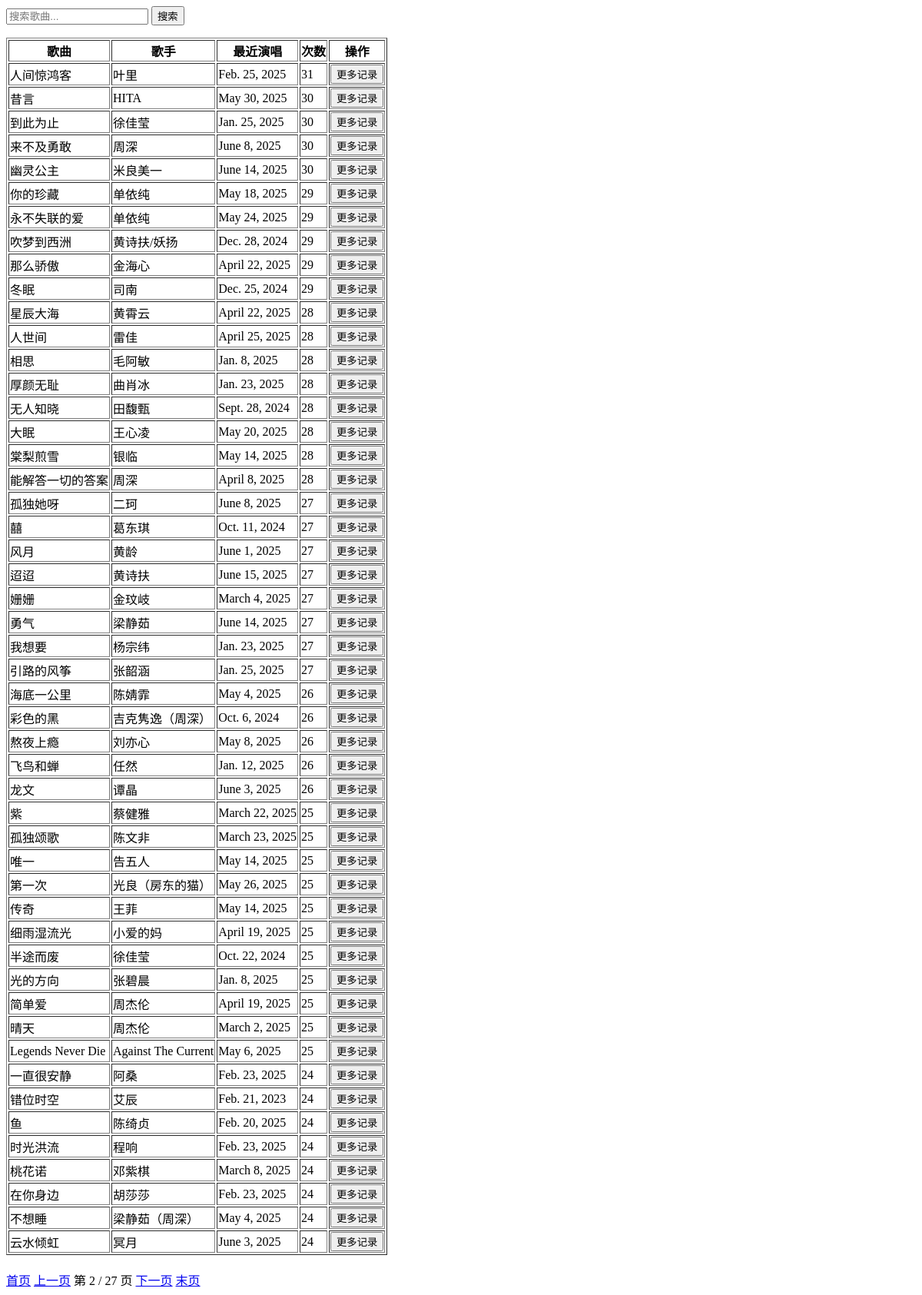
Before: /?page=2 with the older database file.
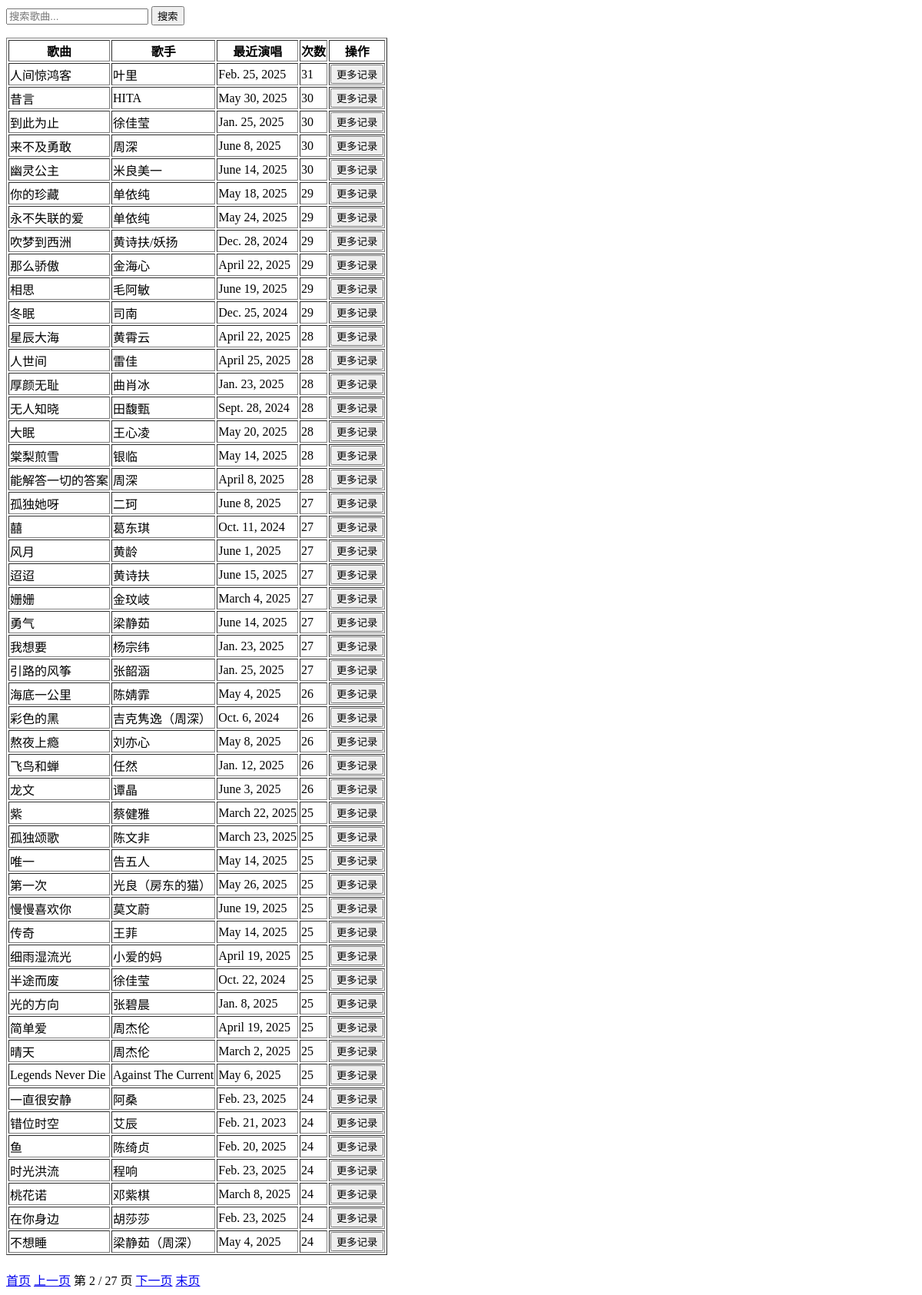
After: the same page with the newer database file.
### main/models.py (models this page shows, shortened)
class Songs(models.Model):
    song_name = models.CharField(max_length=200)
    singer = models.CharField(max_length=200, blank=True, null=True)
    last_performed = models.DateField(blank=True, null=True)
    perform_count = models.IntegerField(default=0)
    language = models.CharField(max_length=50, blank=True, null=True)

### main/views.py (the view)
# urls.py: path("",views.songs_list,name="歌单"),
def songs_list(request):
    query = request.GET.get("q","")
    songs = Songs.objects.all().order_by("-perform_count")
    if query:
        songs = songs.filter(song_name__icontains=query)
    paginator = Paginator(songs, 50)
    page_num = request.GET.get("page")
    page_obj = paginator.get_page(page_num)
    return render(request, "songs_list.html", {"page_obj":page_obj})

### templates/songs_list.html (shortened to what this page needs)
<html>
<head>
</head>
<body>
    <form method="get">
        <input type="text" name="q" placeholder="搜索歌曲..." value="{{ query|default:'' }}">
        <button type="submit">搜索</button>
    </form>
    <table border="1">
        <tr>
            <th>歌曲</th>
            <th>歌手</th>
            <th>最近演唱</th>
            <th>次数</th>
            <th>操作</th>
        </tr>
        {% for song in page_obj %}
        <tr>
            <td>{{ song.song_name }}</td>
            <td>{{ song.singer }}</td>
            <td>{{ song.last_performed }}</td>
            <td>{{ song.perform_count }}</td>
            <td>
                <button onclick="toggleDetails({{ song.id }}, this)">更多记录</button>
            </td>
        </tr>
        {% empty %}
        <tr>
            <td colspan="5">暂无数据</td>
        </tr>
        {% endfor %}
    </table>
    <div style="margin-top: 20px;">
        {% if page_obj.has_previous %}
        <a href="?page=1{% if query %}&q={{ query }}{% endif %}">首页</a>
        <a href="?page={{ page_obj.previous_page_number }}{% if query %}&q={{ query }}{% endif %}">上一页</a>
        {% endif %}
        <span>第 {{ page_obj.number }} / {{ page_obj.paginator.num_pages }} 页</span>
        {% if page_obj.has_next %}
        <a href="?page={{ page_obj.next_page_number }}{% if query %}&q={{ query }}{% endif %}">下一页</a>
        <a href="?page={{ page_obj.paginator.num_pages }}{% if query %}&q={{ query }}{% endif %}">末页</a>
        {% endif %}
    </div>
</body>
</html>

Changed rows visible on the page:
no longer on this page (row unchanged): Songs: song_name "云水倾虹", singer "冥月", last_performed "June 3, 2025", perform_count "24"
changed Songs "相思": last_performed "Jan. 8, 2025" → "June 19, 2025"; perform_count "28" → "29"; moves up the list
now on this page (row edited): Songs: song_name "慢慢喜欢你", singer "莫文蔚", last_performed "June 19, 2025", perform_count "25"
